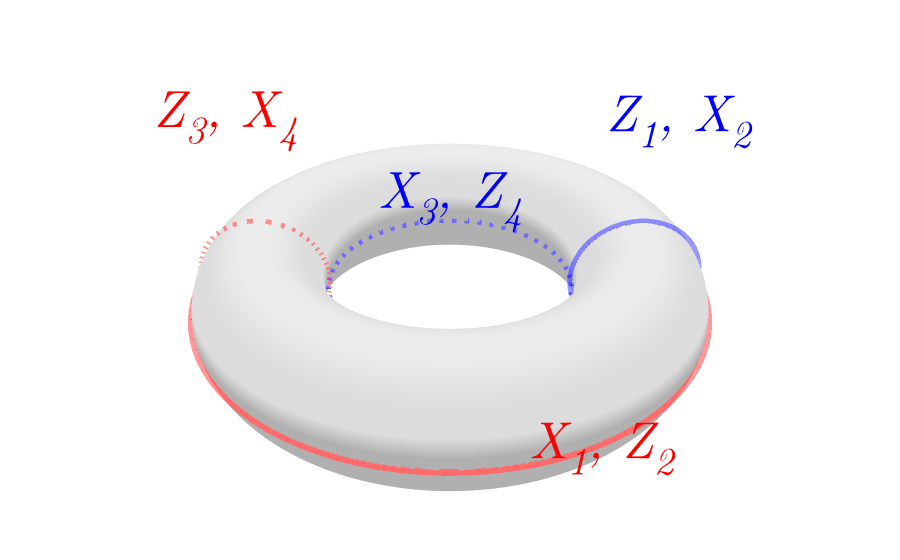

Write notebook code for a chart like this one.
### Markdown cell above
### Color Code Torus figure
This generates a torus figure illustrating the 4 logical qubits of a color code.

### Code cell
import numpy as np
import plotly.graph_objects as go

# Torus parameters
R = 3.0  
r = 1  
line_offset = 0.02 

# Generate the 3D surface
u = np.linspace(0, 2 * np.pi, 150)
v = np.linspace(0, 2 * np.pi, 150)
U, V = np.meshgrid(u, v)

X = (R + r * np.cos(V)) * np.cos(U)
Y = (R + r * np.cos(V)) * np.sin(U)
Z = r * np.sin(V)

solid_color = np.zeros_like(Z)

fig = go.Figure(data=[go.Surface(
    x=X, y=Y, z=Z, 
    surfacecolor=solid_color,
    colorscale=[[0, 'rgb(220,220,220)'], [1, 'rgb(220,220,220)']], 
    opacity=1.0, 
    showscale=False
)])

theta = np.linspace(0, 2 * np.pi, 100)
r_line = r + line_offset

# ==========================================
# QUBITS 1 & 2
# ==========================================
# Outer Equator
fig.add_trace(go.Scatter3d(
    x=(R + r_line) * np.cos(theta), y=(R + r_line) * np.sin(theta), z=0 * theta,
    mode='lines', line=dict(color='rgba(255, 0, 0, 0.4)', width=15), showlegend=False
))
# Label Outer Equator
fig.add_trace(go.Scatter3d(
    x=[r+0.6], y=[-(R + r + 0.75)], z=[0],
    mode='text', text=['<i>X<sub>1</sub>, Z<sub>2</sub></i>'],
    textfont=dict(family="Latin Modern Roman, Times New Roman, serif",color='red', size=52), showlegend=False
))

# Right vertical loop
fig.add_trace(go.Scatter3d(
    x=R + r_line * np.cos(theta), y=0 * theta, z=r_line * np.sin(theta),
    mode='lines', line=dict(color='rgba(0, 0, 255, 0.4)', width=15), showlegend=False
))
# Label Right vertical loop
fig.add_trace(go.Scatter3d(
    x=[R + 0.5], y=[0], z=[r + 0.4],
    mode='text', text=['<i>Z<sub>1</sub>, X<sub>2</sub></i>'],
    textfont=dict(family="Latin Modern Roman, Times New Roman, serif",color='blue', size=52), showlegend=False
))

# ==========================================
# QUBITS 3 & 4
# ==========================================
# Inner Equator
fig.add_trace(go.Scatter3d(
    x=(R - r_line) * np.cos(theta), y=(R - r_line) * np.sin(theta), z=0 * theta,
    mode='lines', line=dict(color='rgba(0, 0, 255, 0.4)', width=15, dash='dash'), showlegend=False
))
# Label Inner Equator
fig.add_trace(go.Scatter3d(
    x=[0], y=[-(R - r - 1.8)], z=[0],
    mode='text', text=['<i>X<sub>3</sub>, Z<sub>4</sub></i>'],
    textfont=dict(family="Latin Modern Roman, Times New Roman, serif",color='blue', size=52), showlegend=False
))

# Left vertical loop
fig.add_trace(go.Scatter3d(
    x=-(R + r_line * np.cos(theta)), y=0 * theta, z=r_line * np.sin(theta),
    mode='lines', line=dict(color='rgba(255, 0, 0, 0.4)', width=15, dash='dash'), showlegend=False
))
# Label Left vertical loop
fig.add_trace(go.Scatter3d(
    x=[-(R + 0.4)], y=[0], z=[r + 0.35],
    mode='text', text=['<i>Z<sub>3</sub>, X<sub>4</sub></i>'],
    textfont=dict(family="Latin Modern Roman, Times New Roman, serif",color='red', size=52), showlegend=False
))

# ==========================================
# Display & Export settings
# ========================================== 
camera = dict(
    up=dict(x=0, y=0, z=1),
    center=dict(x=0, y=0, z=0),
    eye=dict(x=0, y=-1.5, z=1)
)

fig.update_layout(
    scene=dict(
        xaxis=dict(visible=False), 
        yaxis=dict(visible=False),
        zaxis=dict(visible=False),
        aspectmode='data'          
    ),
    scene_camera=camera,
    margin=dict(l=0, r=0, b=0, t=0), 
    showlegend=False
)

fig.show()

fig.write_image('../../figures/chapter_2/c2_torus_colorcode.png', width=800, height=800, scale=3)
